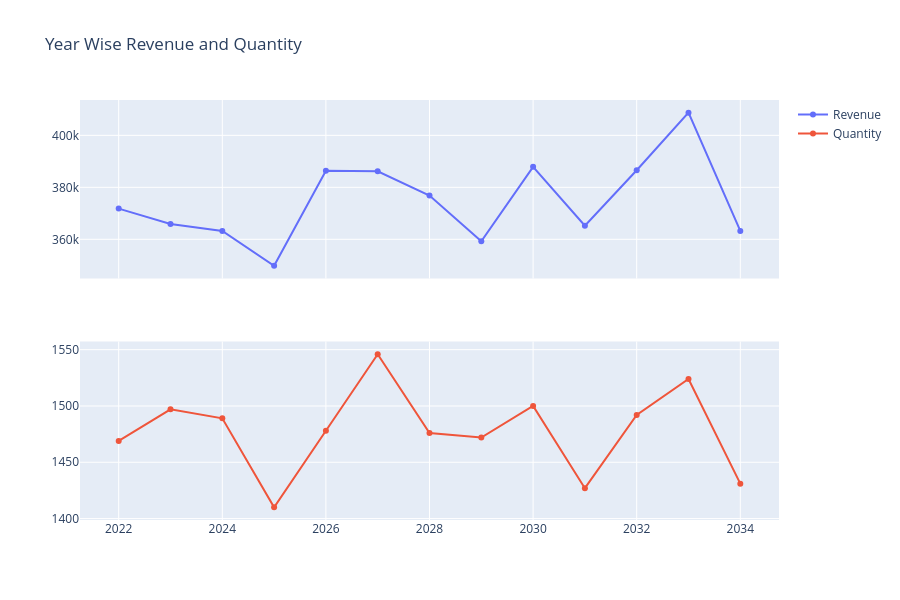

Notebook code for this chart:
### Code cell
fig = make_subplots(rows=2, cols=1, shared_xaxes=True)
fig.add_trace(go.Scatter(x=yearlyAnalysis['year'], y=yearlyAnalysis['revenue'], name="Revenue"),row=1,col=1)
fig.add_trace(go.Scatter(x=yearlyAnalysis['year'], y=yearlyAnalysis['quantity'], name="Quantity"),row=2,col=1)
fig.update_layout(height = 600, title="Year Wise Revenue and Quantity")
fig.show()

### Figure 1 — Plotly figure (JSON) as saved in the notebook; plotly's stock layout.template omitted (floating-point values rounded to 4 significant figures)
{"data": [{"name": "Revenue", "x": [2034, 2033, 2032, 2031, 2030, 2029, 2028, 2027, 2026, 2025, 2024, 2023, 2022], "y": [363200.0, 408700.0, 386600.0, 365300.0, 387900.0, 359200.0, 376800.0, 386200.0, 386400.0, 349800.0, 363200.0, 365900.0, 371800.0], "type": "scatter", "xaxis": "x", "yaxis": "y"}, {"name": "Quantity", "x": [2034, 2033, 2032, 2031, 2030, 2029, 2028, 2027, 2026, 2025, 2024, 2023, 2022], "y": [1431, 1524, 1492, 1427, 1500, 1472, 1476, 1546, 1478, 1410, 1489, 1497, 1469], "type": "scatter", "xaxis": "x2", "yaxis": "y2"}], "layout": {"xaxis": {"anchor": "y", "domain": [0.0, 1.0], "matches": "x2", "showticklabels": false}, "yaxis": {"anchor": "x", "domain": [0.575, 1.0]}, "xaxis2": {"anchor": "y2", "domain": [0.0, 1.0]}, "yaxis2": {"anchor": "x2", "domain": [0.0, 0.425]}, "height": 600, "title": {"text": "Year Wise Revenue and Quantity"}}}
